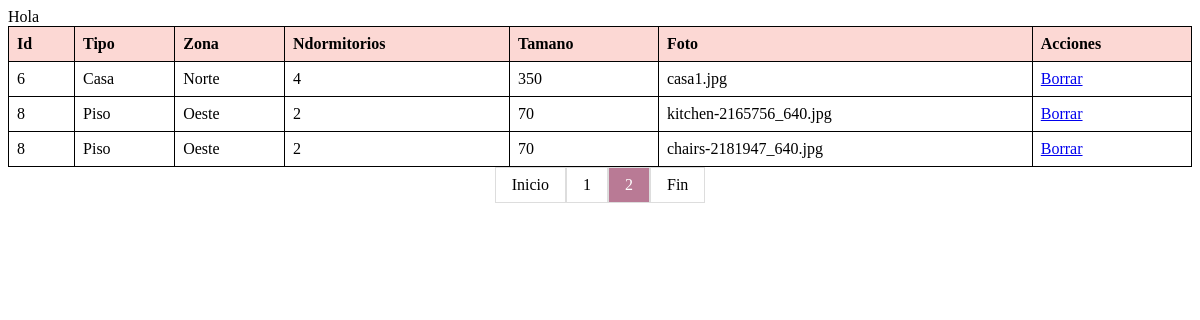
Screenshot of /Views/Listado.php?page=2 with the database file from the repository.
### tables this page shows
CREATE TABLE `fotos` (
  `id` smallint(5) UNSIGNED NOT NULL,
  `id_vivienda` smallint(5) UNSIGNED NOT NULL,
  `foto` varchar(50) NOT NULL
);

CREATE TABLE `viviendas` (
  `id` smallint(5) UNSIGNED NOT NULL,
  `tipo` enum('Piso','Adosado','Chalet','Casa') NOT NULL DEFAULT 'Piso',
  `zona` enum('Centro','Norte','Sur','Este','Oeste') NOT NULL DEFAULT 'Centro',
  `direccion` varchar(100) NOT NULL DEFAULT '',
  `ndormitorios` enum('1','2','3','4','5 o más') NOT NULL DEFAULT '3',
  `precio` decimal(10,0) NOT NULL DEFAULT 0,
  `tamano` decimal(10,0) NOT NULL DEFAULT 0,
  `extras` set('Piscina','Jardín','Garage') NOT NULL DEFAULT '',
  `observaciones` text DEFAULT NULL,
  `fecha_anuncio` date NOT NULL DEFAULT current_timestamp()
);

### DataSource/Conection.php (called while the page is built)
<?php
class Conection{
    protected $servername="localhost";
    protected  $username="root";
    protected $password="";
    protected $bd= "inmobiliaria";
   function conection(){
     try{
         $conn = new PDO("mysql:host=$this->servername;dbname=$this->bd;charset=utf8", $this->username, $this->password);
         $conn->setAttribute(PDO::ATTR_ERRMODE,PDO::ERRMODE_EXCEPTION);
         return $conn;
     }catch(PDOException $e){
         echo "Conexión fallida".$e->getMessage();
     }
   }
}

### Models/Pagination.php (the view, shortened to what this page needs)
<?php
include "../DataSource/Conection.php";
class Pagination
{
    private $conn;
    public function __construct($tabla)
    {
        $this->conn = new Conection;
    }
    public function getData($page = 1)
    {
        $pagination =
            "SELECT viviendas.id, viviendas.tipo, viviendas.zona, viviendas.ndormitorios, viviendas.tamano, fotos.foto FROM viviendas INNER JOIN fotos ON viviendas.id = fotos.id_vivienda;";
        $stmt = $this->conn->conection()->prepare($pagination);
        $stmt->execute();
        $num_elementos = $stmt->rowCount();
        $num_ele = 5;
        $offset = ($page - 1) * $num_ele;
        $pagination2 = "SELECT viviendas.id, viviendas.tipo, viviendas.zona, viviendas.ndormitorios, viviendas.tamano, fotos.foto FROM viviendas INNER JOIN fotos ON viviendas.id = fotos.id_vivienda LIMIT " . $offset . "," . $num_ele;
        $stmt2 = $this->conn->conection()->query($pagination2);
        $stmt2->execute();
        $registro = $stmt2->fetchAll(PDO::FETCH_ASSOC);
        return $registro;
    }
    public function getPagination()
    {
        $pagination = "SELECT viviendas.id, viviendas.tipo, viviendas.zona, viviendas.ndormitorios, viviendas.tamano, fotos.foto FROM viviendas INNER JOIN fotos ON viviendas.id = fotos.id_vivienda;";
        $stmt = $this->conn->conection()->prepare($pagination);
        $stmt->execute();
        $num_elementos = $stmt->rowCount();
        $num_ele = 5;
        $num_paginas = ceil($num_elementos / $num_ele);
        $page = isset($_GET['page']) ? $_GET['page'] : 1;
        echo '<div class="pagination">';
        echo "<a href='?page=1'>Inicio</a>";
        echo '<br/>';
        for ($i = 1; $i <= $num_paginas; $i++) {
            if ($i == $page) {
                echo '<a href="?page=' . $i . '" class="active">' . $i . '</a>';
            } else {
                echo '<a href="?page=' . $i . '">' . $i . '</a>';
            }
        }
        echo "<a href='?page=" . $num_paginas . "'>Fin</a>";
        echo '</div>';
    }
}
function printPagination($pagination, $registro)
{
        if (count($registro) > 0) {
          echo "<table>
          <thead>
              <tr>";
          $headers = array_keys($registro[0]);
          foreach ($headers as $header) {
              echo "<th>" . ucfirst($header) . "</th>";
          }
          echo "<th>Acciones</th>
              </tr>
          </thead>
          <tbody>";
          foreach ($registro as $fila) {
              echo "<tr>";
              foreach ($fila as $key => $valor) {
                  if ($key == "nombre") {
                      echo "<td><a href='" . $valor . ".php'>" . $valor . "</a></td>";
                  } else {
                      echo "<td>" . $valor . "</td>";
                  }
              }
              echo "<td><a href='borrar.php?id=" . $fila['id'] . "'>Borrar</a></td>";
              echo "</tr>";
          }
          echo "
              </tbody>
          </table>
          ";
        }
    $pagination->getPagination();
}

### Views/Listado.php (style rules this page uses)
table { width: 100%; border-collapse: collapse; }
th, td { border: 1px solid black; padding: 8px; text-align: left; }
th { background-color: #FCD8D4; }
.pagination { display: flex; justify-content: center; align-items: center; }
.pagination a { text-decoration: none; color: black; padding: 8px 16px; border: 1px solid #ddd; }
.pagination a.active { background-color: #B97A95; color: white; }

### rows the page displays
fotos: id_vivienda "6", id_vivienda.tipo "Casa", id_vivienda.zona "Norte", id_vivienda.ndormitorios "4", id_vivienda.tamano "350", foto "casa1.jpg"
fotos: id_vivienda "8", id_vivienda.tipo "Piso", id_vivienda.zona "Oeste", id_vivienda.ndormitorios "2", id_vivienda.tamano "70", foto "kitchen-2165756_640.jpg"
fotos: id_vivienda "8", id_vivienda.tipo "Piso", id_vivienda.zona "Oeste", id_vivienda.ndormitorios "2", id_vivienda.tamano "70", foto "chairs-2181947_640.jpg"

### other values shown
$header "Id"
$header "Tipo"
$header "Zona"
$header "Ndormitorios"
$header "Tamano"
$header "Foto"
